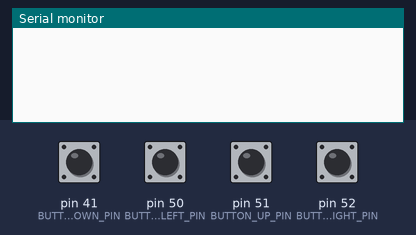
Recording of a sketch running on a simulated Arduino Mega 2560, built with avr-gcc and run on an emulated ATmega2560. On the bench: the last lines printed to the serial monitor. Inputs (shaded band) come from the test bench; at power-on: pin 41 (BUTTON_DOWN_PIN), pin 50 (BUTTON_LEFT_PIN), pin 51 (BUTTON_UP_PIN), pin 52 (BUTTON_RIGHT_PIN) HIGH.

Above: at 1.2 s.
1.3 s: pin 41 (BUTTON_DOWN_PIN) pulled LOW for 0.15 s
At 2.7 s:
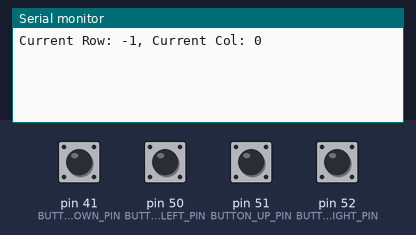
3.0 s: pin 50 (BUTTON_LEFT_PIN) pulled LOW for 0.15 s
At 4.0 s:
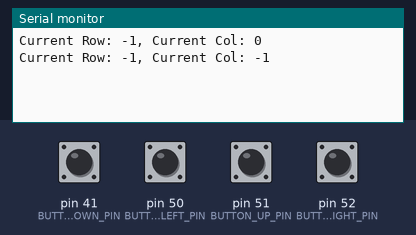
4.6 s: pin 51 (BUTTON_UP_PIN) pulled LOW for 0.15 s
At 5.2 s:
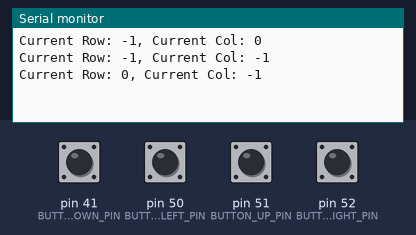
6.2 s: pin 52 (BUTTON_RIGHT_PIN) pulled LOW for 0.15 s
At 7.5 s:
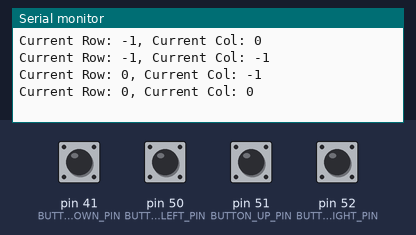
7.8 s: pin 41 (BUTTON_DOWN_PIN) pulled LOW for 1 s
At 9.5 s:
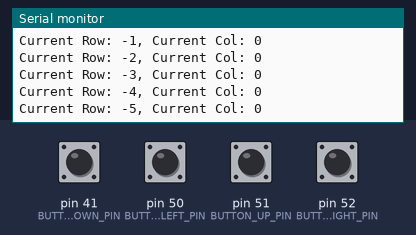
10.3 s: pin 50 (BUTTON_LEFT_PIN) pulled LOW for 1 s
At 12.6 s:
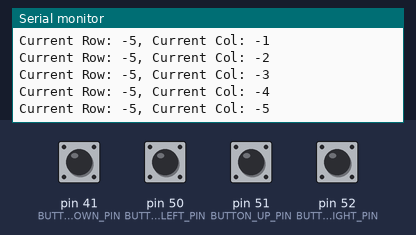
Timing chart, 0 to 13.8 s (numbered marks = the images above; inputs shaded):
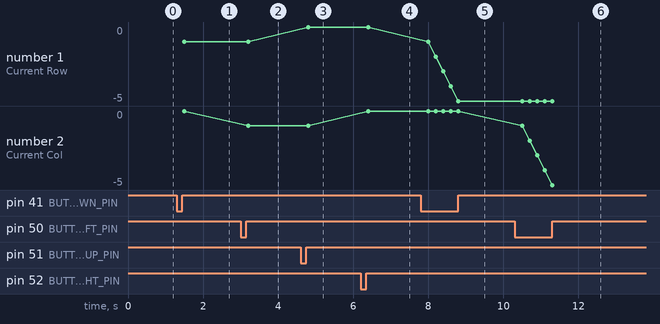

Measured:
- after the input at 1.3 s, the serial monitor: prints a new line after 0.20 s (image 1)
- after the input at 3.0 s, the serial monitor: prints a new line after 0.20 s (image 2)
- after the input at 4.6 s, the serial monitor: prints a new line after 0.20 s (image 3)
- after the input at 6.2 s, the serial monitor: prints a new line after 0.20 s (image 4)
- after the input at 7.8 s, the serial monitor: prints a new line after 0.20 s (image 5)
- after the input at 10.3 s, the serial monitor: prints a new line after 0.20 s (image 6)
- plotted number 1: -1 → 0 after the input at 4.6 s, 0 → -5 after the input at 7.8 s

The sketch:

TestingButton.ino
```cpp
#define BUTTON_UP_PIN    51  // Pin for the UP button
#define BUTTON_DOWN_PIN  41  // Pin for the DOWN button
#define BUTTON_LEFT_PIN  50  // Pin for the LEFT button
#define BUTTON_RIGHT_PIN 52  // Pin for the RIGHT button

int currentRow1 = 0; // Initial row index
int currentCol1 = 0; // Initial column index


void setup() {
  // Initialize button pins as INPUT with pull-up resistors
  pinMode(BUTTON_UP_PIN, INPUT_PULLUP);
  pinMode(BUTTON_DOWN_PIN, INPUT_PULLUP);
  pinMode(BUTTON_LEFT_PIN, INPUT_PULLUP);
  pinMode(BUTTON_RIGHT_PIN, INPUT_PULLUP);

  // Initalize the serial monitor
  Serial.begin(9600);
}


void loop() {
  bool updated = false;

  if (digitalRead(BUTTON_UP_PIN) == LOW) {
    currentRow1++;
    updated = true;
    delay(200); // Button debounce delay
  } else if (digitalRead(BUTTON_DOWN_PIN) == LOW) {
    currentRow1--;
    updated = true;
    delay(200); // Button debounce delay
  }

  if (digitalRead(BUTTON_LEFT_PIN) == LOW) {
    currentCol1--;
    updated = true;
    delay(200); // Button debounce delay
  } else if (digitalRead(BUTTON_RIGHT_PIN) == LOW) {
    currentCol1++;
    updated = true;
    delay(200); // Button debounce delay
  }

  if (updated) {
    Serial.print("Current Row: ");
    Serial.print(currentRow1);
    Serial.print(", Current Col: ");
    Serial.println(currentCol1);
  }
}
```
